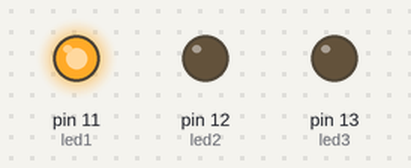
The sketch below on a simulated Arduino Uno, built with avr-gcc and run on an emulated ATmega328P. Shown: output pins drawn as LEDs (lit = HIGH).

Above: at 0.5 s.
At 1.5 s:
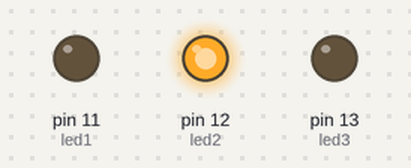
At 5.5 s:
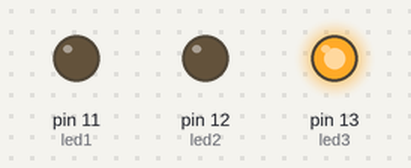
Timing chart, 0 to 6.9 s (numbered marks = the images above):
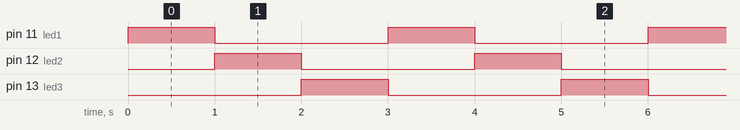

The sketch:

RGB____1________.ino
```cpp
/* led 3개 제어하는 코드를 그대로 사용하였습니다.
  저항이 내장되어 있어 단순하게 출력핀만 연결하여 사용할 수 있습니다.
  이처럼 센서나 led 등에 저항, 콘덴서 등을 연결하여 하나의 덩어리를 만든 것을 모듈이라고 합니다.  */

int led1 = 11; //11번 핀이라고 부르지 않고 앞으로 led1라고 부름(변수 설정)
int led2 = 12; //12번 핀이라고 부르지 않고 앞으로 led2라고 부름(변수 설정)
int led3 = 13; //13번 핀이라고 부르지 않고 앞으로 led2라고 부름(변수 설정)

void setup() { //주로 초기조건을 선언, 필수적으로 있어야 함
  pinMode(led1, OUTPUT); //led1을 출력모드로 설정
  pinMode(led2, OUTPUT); //led2을 출력모드로 설정
  pinMode(led3, OUTPUT); //led3을 출력모드로 설정
}

void loop() { //반복함수, 프로그램의 주 내용이 들어가며 필수적으로 있어야 함
  digitalWrite(led1, HIGH); //led1 HIGH 출력
  digitalWrite(led2, LOW); //led2 LOW 출력
  digitalWrite(led3, LOW); //led3 LOW 출력
  delay(1000); //1초간 대기
  digitalWrite(led1, LOW); //led1 LOW 출력
  digitalWrite(led2, HIGH); //led2 HIGH 출력
  digitalWrite(led3, LOW); //led3 LOW 출력 - 이미 LOW 상태이므로 이 코드는 없어도 됨
  delay(1000); //1초간 대기
  digitalWrite(led1, LOW); //led1 LOW 출력 - 이미 LOW 상태이므로 이 코드는 없어도 됨
  digitalWrite(led2, LOW); //led2 LOW 출력
  digitalWrite(led3, HIGH); //led3 HIGH 출력
  delay(1000); //1초간 대기
}
```

Measured:
- by itself, pin 11 (led1), pin 12 (led2), pin 13 (led3): alternates HIGH for 1.0 s and LOW for 2.0 s
- by itself, everything shown: repeats every 3.0 s, in 3 steps
